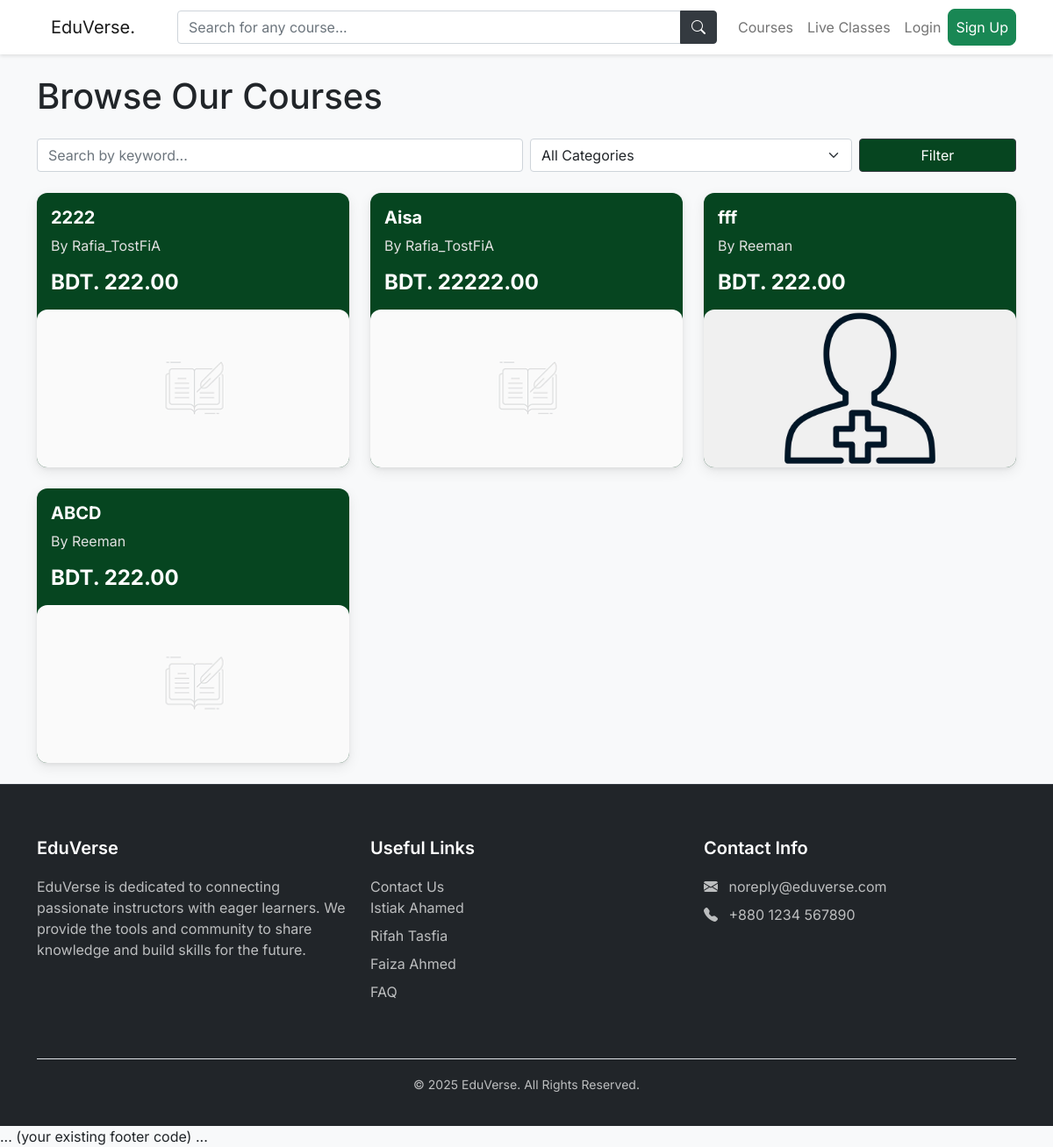
Page /courses/ on the earlier database version.
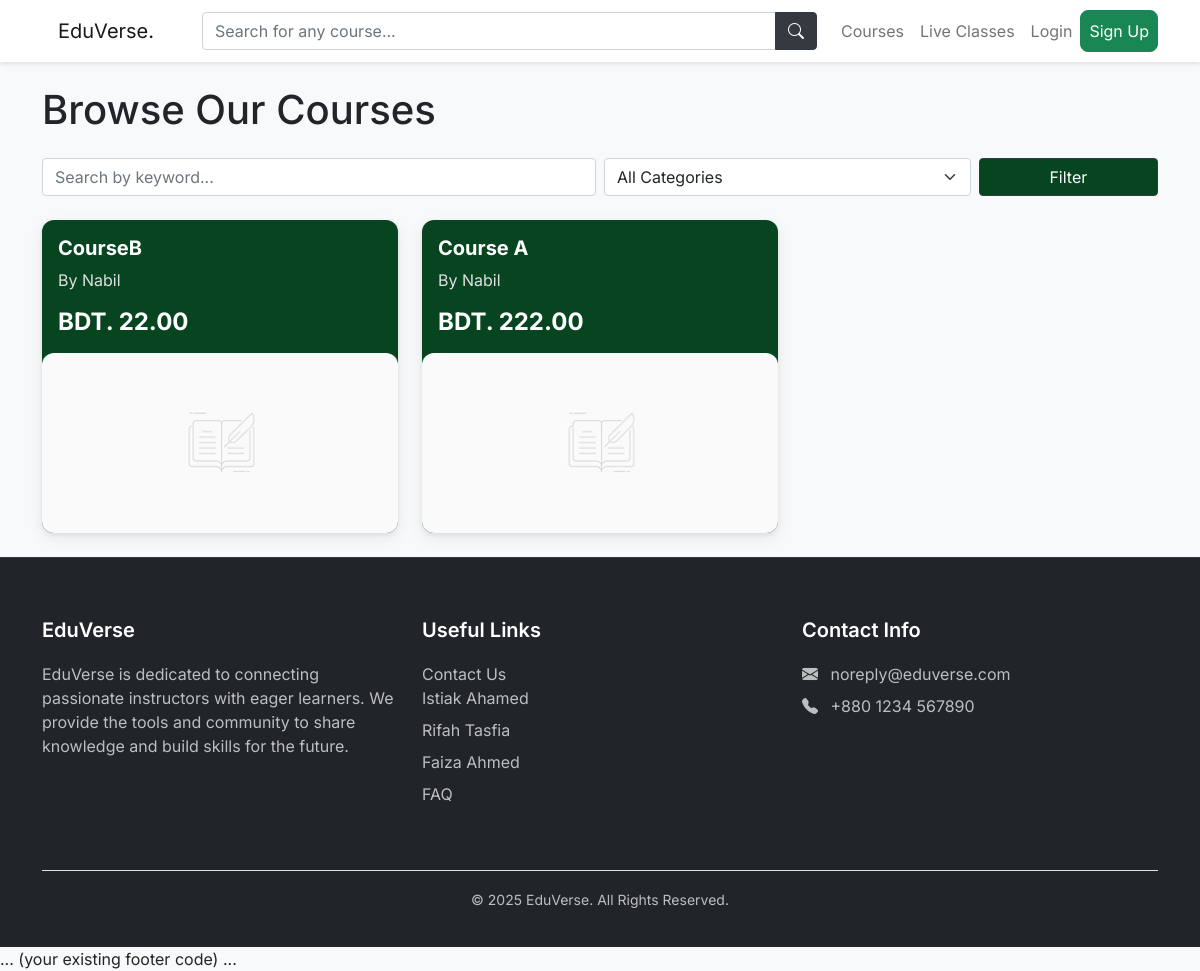
Same page on the later database version.
### courses/models.py (models this page shows, shortened)
class Course(models.Model):
    class Category(models.TextChoices):
        PROGRAMMING = 'programming-tech', 'Programming & Tech'
        GRAPHICS = 'graphics-design', 'Graphics & Design'
        MARKETING = 'digital-marketing', 'Digital Marketing'
        WRITING = 'writing-translation', 'Writing & Translation'
        VIDEO = 'video-animation', 'Video & Animation'
        OTHER = 'other', 'Other'
    instructor = models.ForeignKey(
        settings.AUTH_USER_MODEL,
        on_delete=models.CASCADE,
        related_name="courses"
    )
    title = models.CharField(max_length=200)
    description = models.TextField()
    thumbnail = models.ImageField(upload_to='course_thumbnails/', blank=True, null=True)
    price = models.DecimalField(max_digits=8, decimal_places=2)
    category = models.CharField(
        max_length=50,
        choices=Category.choices,
        default=Category.OTHER
    )
    created_at = models.DateTimeField(auto_now_add=True)
    updated_at = models.DateTimeField(auto_now=True)
    reviews = GenericRelation('Review')  # Connection to the Review model
    class Meta:
        ordering = ['-created_at']
    def get_absolute_url(self):
        return reverse('courses:course_detail', kwargs={'pk': self.pk})

### courses/views.py (the view)
# urls.py: path('', views.course_list, name='course_list'),
def course_list(request):
    queryset = Course.objects.all()
    query = request.GET.get('q', '')
    category = request.GET.get('category', '')
    if query:
        queryset = queryset.filter(
            Q(title__icontains=query) | Q(description__icontains=query)
        )
    if category:
        queryset = queryset.filter(category=category)
    context = {
        'courses': queryset,
        'categories': Course.Category.choices,  # Pass all category choices to the template
        'current_query': query,
        'current_category': category,
    }
    return render(request, 'courses/course_list.html', context)

### teachers/context_processors.py (called while the page is built)
def teacher_status_context(request):
    context = {}
    if request.user.is_authenticated:
        latest_app = TeacherApplication.objects.filter(user=request.user).order_by('-submitted_at').first()
        context['latest_teacher_app'] = latest_app
    return context

### courses/templates/courses/course_list.html (shortened to what this page needs)
{% extends "base.html" %}
{% load static %}
{% block content %}
<div class="container mt-4">
    <div class="d-flex justify-content-between align-items-center mb-4">
        <h1 class="mb-0">Browse Our Courses</h1>
    </div>
    <form method="GET" action="{% url 'courses:course_list' %}" class="mb-4">
        <div class="row g-2 align-items-center">
            <div class="col-md-6">
                <input type="text" name="q" class="form-control" placeholder="Search by keyword..." value="{{ current_query }}">
            </div>
            <div class="col-md-4">
                <select name="category" class="form-select">
                    <option value="">All Categories</option>
                </select>
            </div>
            <div class="col-md-2">
                <div class="d-grid">
                    <button type="submit" class="btn btn-course-filter">Filter</button>
                </div>
            </div>
        </div>
    </form>
    <div class="row">
        {% for course in courses %}
            <div class="col-md-4 mb-4">
                <div class="card h-100 course-card featured-style">
                    <div class="card-body d-flex flex-column">
                        <h5 class="card-title">
                            <a href="{{ course.get_absolute_url }}" class="stretched-link text-decoration-none">{{ course.title }}</a>
                        </h5>
                        <p class="card-text text-muted">By {{ course.instructor.username }}</p>
                        <div class="mt-auto">
                            <h4 class="mb-0">BDT. {{ course.price }}</h4>
                        </div>
                    </div>
                    {% if course.thumbnail %}
                        <img src="{{ course.thumbnail.url }}" class="card-img-top card-img-top-custom" alt="{{ course.title }}">
                    {% else %}
                        <img src="{% static 'images/default-thumbnail.jpg' %}" class="card-img-top card-img-top-custom" alt="Default thumbnail">
                    {% endif %}
                </div>
            </div>
        {% empty %}
            <div class="col">
                <p>No courses found matching your criteria. Please try a different search or filter.</p>
            </div>
        {% endfor %}
    </div>
</div>
{% endblock %}

Differences in the rows shown:
removed Course: title "2222", instructor.username "Rafia_TostFiA", price "222.00"
removed Course: title "Aisa", instructor.username "Rafia_TostFiA", price "22222.00"
removed Course: title "fff", instructor.username "Reeman", price "222.00", thumbnail (picture)
removed Course: title "ABCD", instructor.username "Reeman", price "222.00"
added Course: title "CourseB", instructor.username "Nabil", price "22.00"
added Course: title "Course A", instructor.username "Nabil", price "222.00"
